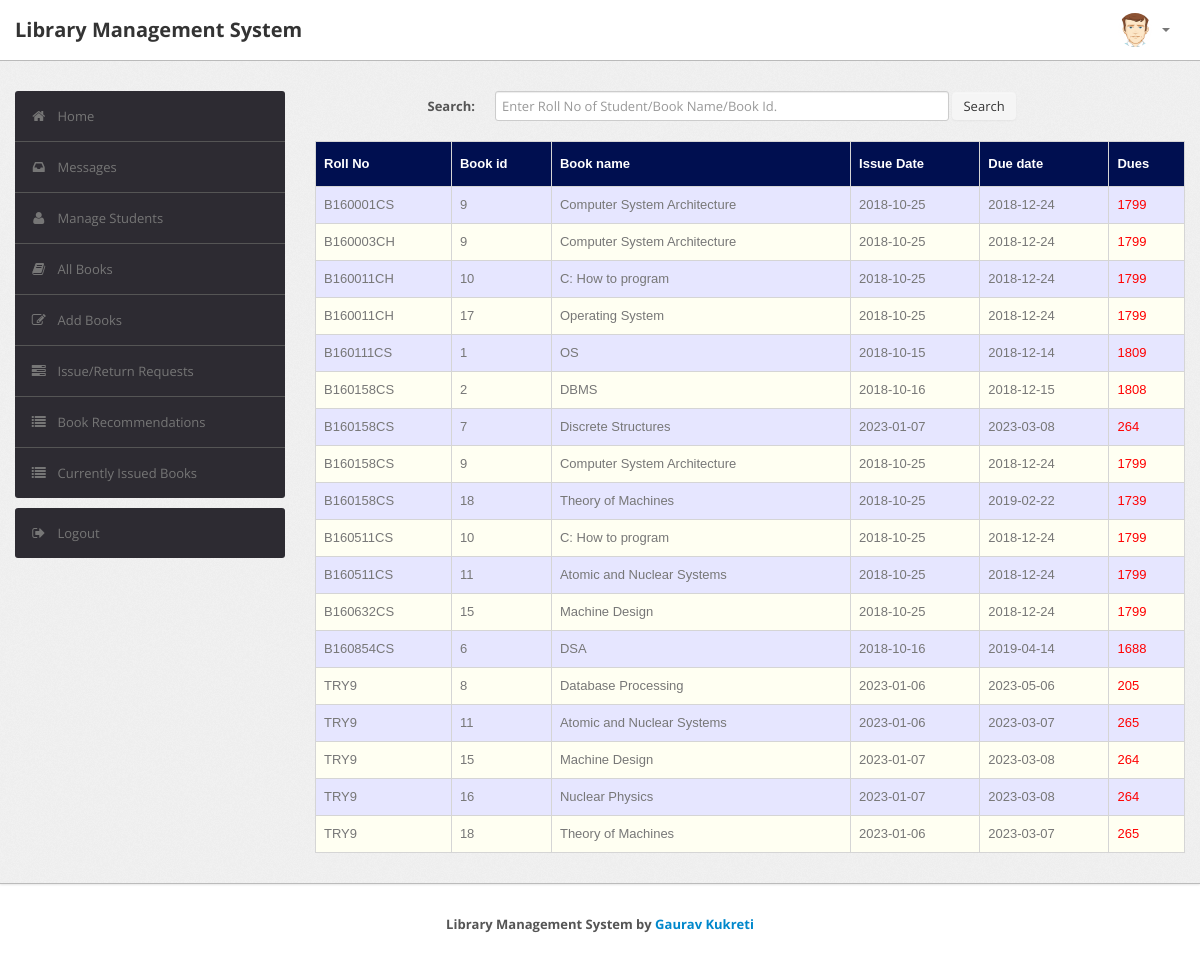
/admin/current.php (signed in), run on the app's committed database.
### tables this page shows
CREATE TABLE `record` (
  `RollNo` varchar(50) NOT NULL,
  `BookId` int(10) NOT NULL,
  `Date_of_Issue` date DEFAULT NULL,
  `Due_Date` date DEFAULT NULL,
  `Date_of_Return` date DEFAULT NULL,
  `Dues` int(10) DEFAULT NULL,
  `Renewals_left` int(10) DEFAULT NULL,
  `Time` time DEFAULT NULL
);

CREATE TABLE `book` (
  `BookId` int(10) NOT NULL,
  `Title` varchar(50) DEFAULT NULL,
  `Publisher` varchar(50) DEFAULT NULL,
  `Year` varchar(50) DEFAULT NULL,
  `Availability` int(5) DEFAULT NULL
);

### admin/current.php (the view, shortened to what this page needs)
<?php
require('dbconn.php');
?>
<?php
if ($_SESSION['RollNo']) {
    ?>
<!DOCTYPE html>
<html lang="en">
    <head>
        <link type="text/css" href="bootstrap/css/bootstrap.min.css" rel="stylesheet">
        <link type="text/css" href="bootstrap/css/bootstrap-responsive.min.css" rel="stylesheet">
        <link type="text/css" href="css/theme.css" rel="stylesheet">
        <link type="text/css" href="images/icons/css/font-awesome.css" rel="stylesheet">
    </head>
    <body>
        <div class="navbar navbar-fixed-top">
            <div class="navbar-inner">
                <div class="container">
                        <a class="brand" href="index.php">Library Management System </a>
                    <div class="nav-collapse collapse navbar-inverse-collapse">
                        <ul class="nav pull-right">
                            <li class="nav-user dropdown"><a href="#" class="dropdown-toggle" data-toggle="dropdown">
                                <img src="images/user.png" class="nav-avatar" />
                                <b class="caret"></b></a>
                            </li>
                        </ul>
                    </div>
                </div>
            </div>
        </div>
        <div class="wrapper">
            <div class="container">
                <div class="row">
                    <div class="span3">
                        <div class="sidebar">
                            <ul class="widget widget-menu unstyled">
                                <li class="active"><a href="index.php"><i class="menu-icon icon-home"></i>Home
                                </a></li>
                                 <li><a href="message.php"><i class="menu-icon icon-inbox"></i>Messages</a>
                                </li>
                                <li><a href="student.php"><i class="menu-icon icon-user"></i>Manage Students </a>
                                </li>
                                <li><a href="book.php"><i class="menu-icon icon-book"></i>All Books </a></li>
                                <li><a href="addbook.php"><i class="menu-icon icon-edit"></i>Add Books </a></li>
                                <li><a href="requests.php"><i class="menu-icon icon-tasks"></i>Issue/Return Requests </a></li>
                                <li><a href="recommendations.php"><i class="menu-icon icon-list"></i>Book Recommendations </a></li>
                                <li><a href="current.php"><i class="menu-icon icon-list"></i>Currently Issued Books </a></li>
                            </ul>
                            <ul class="widget widget-menu unstyled">
                                <li><a href="logout.php"><i class="menu-icon icon-signout"></i>Logout </a></li>
                            </ul>
                        </div>
                    </div>
                    <div class="span9">
                        <form class="form-horizontal row-fluid" action="current.php" method="post">
                                        <div class="control-group">
                                            <label class="control-label" for="Search"><b>Search:</b></label>
                                            <div class="controls">
                                                <input type="text" id="title" name="title" placeholder="Enter Roll No of Student/Book Name/Book Id." class="span8" required>
                                                <button type="submit" name="submit"class="btn">Search</button>
                                            </div>
                                        </div>
                                    </form>
                                    <br>
                                    <?php
                                    if(isset($_POST['submit']))
                                        {$s=$_POST['title'];
                                            $sql="select record.BookId,RollNo,Title,Due_Date,Date_of_Issue,datediff(curdate(),Due_Date) as x from lms.record,lms.book where (Date_of_Issue is NOT NULL and Date_of_Return is NULL and book.Bookid = record.BookId) and (RollNo='$s' or record.BookId='$s' or Title like '%$s%')";
                                        }
                                    else
                                        $sql="select record.BookId,RollNo,Title,Due_Date,Date_of_Issue,datediff(curdate(),Due_Date) as x from lms.record,lms.book where Date_of_Issue is NOT NULL and Date_of_Return is NULL and book.Bookid = record.BookId";
                                    $result=$conn->query($sql);
                                    $rowcount=mysqli_num_rows($result);
                                    if(!($rowcount))
                                        echo "<br><center><h2><b><i>No Results</i></b></h2></center>";
                                    else
                                    {
                                    ?>
                        <table class="table" id = "tables">
                                  <thead>
                                    <tr>
                                      <th>Roll No</th>
                                      <th>Book id</th>
                                      <th>Book name</th>
                                      <th>Issue Date</th>
                                      <th>Due date</th>
                                      <th>Dues</th>
                                    </tr>
                                  </thead>
                                  <tbody>
                                <?php
                            while($row=$result->fetch_assoc())
                            {
                                $rollno=$row['RollNo'];
                                $bookid=$row['BookId'];
                                $name=$row['Title'];
                                $issuedate=$row['Date_of_Issue'];
                                $duedate=$row['Due_Date'];
                                $dues=$row['x'];
                            ?>
                                    <tr>
                                      <td><?php echo strtoupper($rollno) ?></td>
                                      <td><?php echo $bookid ?></td>
                                      <td><?php echo $name ?></td>
                                      <td><?php echo $issuedate ?></td>
                                      <td><?php echo $duedate ?></td>
                                      <td><?php if($dues > 0)
                                                  echo "<font color='red'>".$dues."</font>";
                                                else
                                                  echo "<font color='green'>0</font>";
                                              ?>
                                    </tr>
                            <?php }} ?>
                                    </tbody>
                                </table>
                    </div>
                </div>
            </div>
        </div>
        <div class="footer">
            <div class="container" style="display: flex; justify-content: center; align-items: center;">
                <b>Library Management System by <a target="_blank" href="https://github.com/GauravKukreti">Gaurav
                        Kukreti</a></b>
            </div>
        </div>
    </body>
</html>
<?php }
else {
    echo "<script type='text/javascript'>alert('Access Denied!!!')</script>";
} ?>

### admin/css/theme.css (style rules this page uses)
#tables { font-family: "Trebuchet MS", Arial, Helvetica, sans-serif; border-collapse: collapse; width: 100%; }
#tables td, #tables th { border: 1px solid #ddd; padding: 8px; }
#tables tr:nth-child(even) { background-color: #fffff2; }
#tables tr:nth-child(odd) { background-color: #e6e6ff; }
#tables th { padding-top: 12px; padding-bottom: 12px; text-align: left; background-color: #000F50; color: white; }
body { font-size: 13px; font-family: 'Open Sans', Arial, sans-serif; background: #fff; color: #777 }
strong, b { color: #555 }
.wrapper { background: url(../images/bg.png) #eee; border-bottom: 1px solid #bbb; -webkit-box-shadow: 0 1px 2px rgba(0,0,0,0.1); -moz-box-shadow: 0 1px 2px rgba(0,0,0,0.1); box-shadow: 0 1px 2px rgba(0,0,0,0.1); padding: 30px 0 }
.footer { color: #999; padding: 30px 0 60px }
form { margin: 0 }
select, textarea, input[type="text"], input[type="password"], input[type="datetime"], input[type="datetime-local"], input[type="date"], input[type="month"], input[type="time"], input[type="week"], input[type="number"], input[type="email"], input[type="url"], input[type="search"], input[type="tel"], input[type="color"], .uneditable-input, label, input, button, select, textarea { -webkit-border-radius: 3px; -moz-border-radius: 3px; border-radius: 3px; font-size: 13px; font-family: 'Open Sans', Tahoma, Arial, sans-serif }
body [class^="icon-"], body [class*=" icon-"] { font-size: 14px; line-height: 20px; height: 20px }
.form-horizontal .control-group, .form-vertical .control-group { margin-bottom: 0 }
.navbar { position: static!important; margin: 0!important }
.navbar .navbar-inner { background: #fff; border-bottom: 1px solid #bbb; -webkit-box-shadow: 0 1px 2px rgba(0,0,0,0.15); -moz-box-shadow: 0 1px 2px rgba(0,0,0,0.15); box-shadow: 0 1px 2px rgba(0,0,0,0.15) }
.navbar .brand { color: #333; font-weight: bold; font-size: 20px; margin-right: 20px; padding: 20px }
.navbar .nav>li>a { padding: 20px 15px; font-weight: bold; color: #777 }
.nav-user>a { height: 20px }
.nav-avatar { width: 34px; height: 34px; margin: -7px 5px 0 0; -webkit-border-radius: 50%; -moz-border-radius: 50%; border-radius: 50% }
.btn, .btn-box { -webkit-border-radius: 3px; -moz-border-radius: 3px; border-radius: 3px }
.btn { font-size: 13px; font-weight: 600 }
.btn { display: inline-block; margin-bottom: 0; font-weight: 400; text-align: center; vertical-align: middle; cursor: pointer; background-image: none; border: 1px solid transparent; white-space: nowrap; padding: 4px 10px; font-size: 13px; line-height: 1.42857; border-radius: 4px; -webkit-user-select: none; -moz-user-select: none; -ms-user-select: none; user-select: none }
.table { margin-bottom: 0 }
.table th, .table td { border-color: #d5d5d5!important }
.widget-menu { background: #fff; -webkit-border-radius: 3px; -moz-border-radius: 3px; border-radius: 3px; overflow: hidden }
.widget-menu a { color: #555; display: block; line-height: 20px; padding: 15px; text-decoration: none!important }
.widget-menu .menu-icon { margin-right: 10px; color: #767676; -webkit-transition: all .2s ease-in-out; -moz-transition: all .2s ease-in-out; transition: all .2s ease-in-out; }
.widget-menu>li+li { border-top: 1px solid #555 }
.widget-menu>li>a { background-color: #2d2b32; color: #767676; -webkit-transition: all .2s ease-in-out; -moz-transition: all .2s ease-in-out; transition: all .2s ease-in-out; }

### data on the page
record: RollNo "B160001CS", BookId "9", BookId.Title "Computer System Architecture", Date_of_Issue "2018-10-25", Due_Date "2018-12-24", dues "1799"
record: RollNo "B160003CH", BookId "9", BookId.Title "Computer System Architecture", Date_of_Issue "2018-10-25", Due_Date "2018-12-24", dues "1799"
record: RollNo "B160011CH", BookId "10", BookId.Title "C: How to program", Date_of_Issue "2018-10-25", Due_Date "2018-12-24", dues "1799"
record: RollNo "B160011CH", BookId "17", BookId.Title "Operating System", Date_of_Issue "2018-10-25", Due_Date "2018-12-24", dues "1799"
record: RollNo "B160111CS", BookId "1", BookId.Title "OS", Date_of_Issue "2018-10-15", Due_Date "2018-12-14", dues "1809"
record: RollNo "B160158CS", BookId "2", BookId.Title "DBMS", Date_of_Issue "2018-10-16", Due_Date "2018-12-15", dues "1808"
record: RollNo "B160158CS", BookId "7", BookId.Title "Discrete Structures", Date_of_Issue "2023-01-07", Due_Date "2023-03-08", dues "264"
record: RollNo "B160158CS", BookId "9", BookId.Title "Computer System Architecture", Date_of_Issue "2018-10-25", Due_Date "2018-12-24", dues "1799"
record: RollNo "B160158CS", BookId "18", BookId.Title "Theory of Machines", Date_of_Issue "2018-10-25", Due_Date "2019-02-22", dues "1739"
record: RollNo "B160511CS", BookId "10", BookId.Title "C: How to program", Date_of_Issue "2018-10-25", Due_Date "2018-12-24", dues "1799"
record: RollNo "B160511CS", BookId "11", BookId.Title "Atomic and Nuclear Systems", Date_of_Issue "2018-10-25", Due_Date "2018-12-24", dues "1799"
record: RollNo "B160632CS", BookId "15", BookId.Title "Machine Design", Date_of_Issue "2018-10-25", Due_Date "2018-12-24", dues "1799"
record: RollNo "B160854CS", BookId "6", BookId.Title "DSA", Date_of_Issue "2018-10-16", Due_Date "2019-04-14", dues "1688"
record: RollNo "TRY9", BookId "8", BookId.Title "Database Processing", Date_of_Issue "2023-01-06", Due_Date "2023-05-06", dues "205"
record: RollNo "TRY9", BookId "11", BookId.Title "Atomic and Nuclear Systems", Date_of_Issue "2023-01-06", Due_Date "2023-03-07", dues "265"
record: RollNo "TRY9", BookId "15", BookId.Title "Machine Design", Date_of_Issue "2023-01-07", Due_Date "2023-03-08", dues "264"
record: RollNo "TRY9", BookId "16", BookId.Title "Nuclear Physics", Date_of_Issue "2023-01-07", Due_Date "2023-03-08", dues "264"
record: RollNo "TRY9", BookId "18", BookId.Title "Theory of Machines", Date_of_Issue "2023-01-06", Due_Date "2023-03-07", dues "265"
